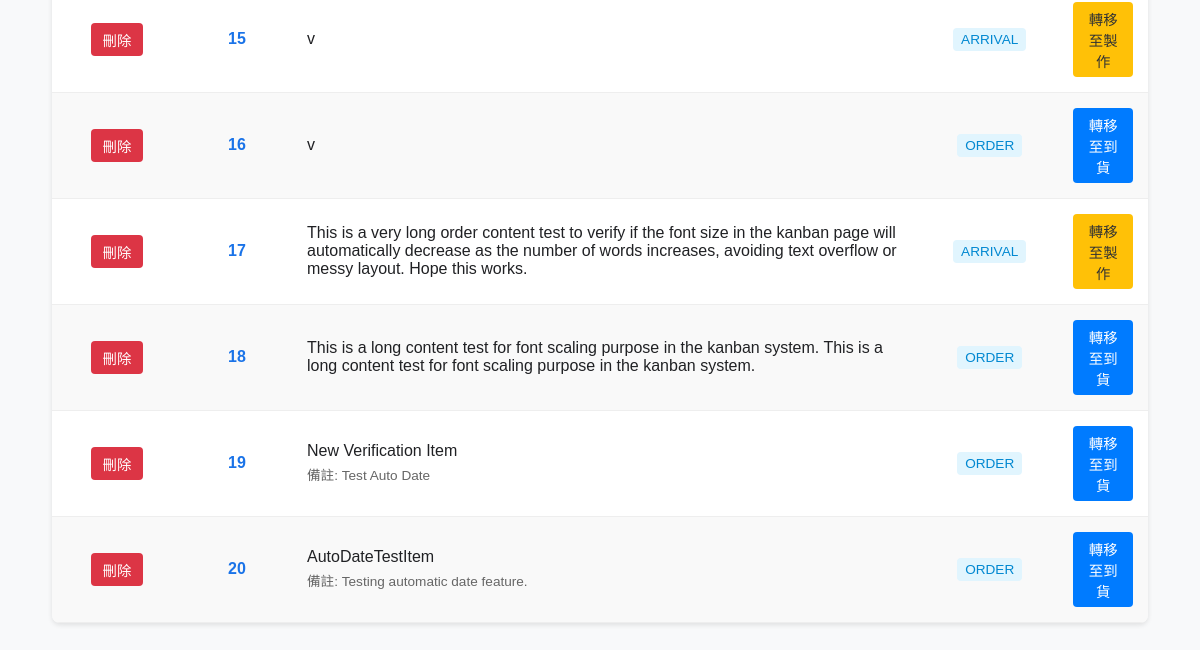
The app's page /manage (signed in, lower part), older data.
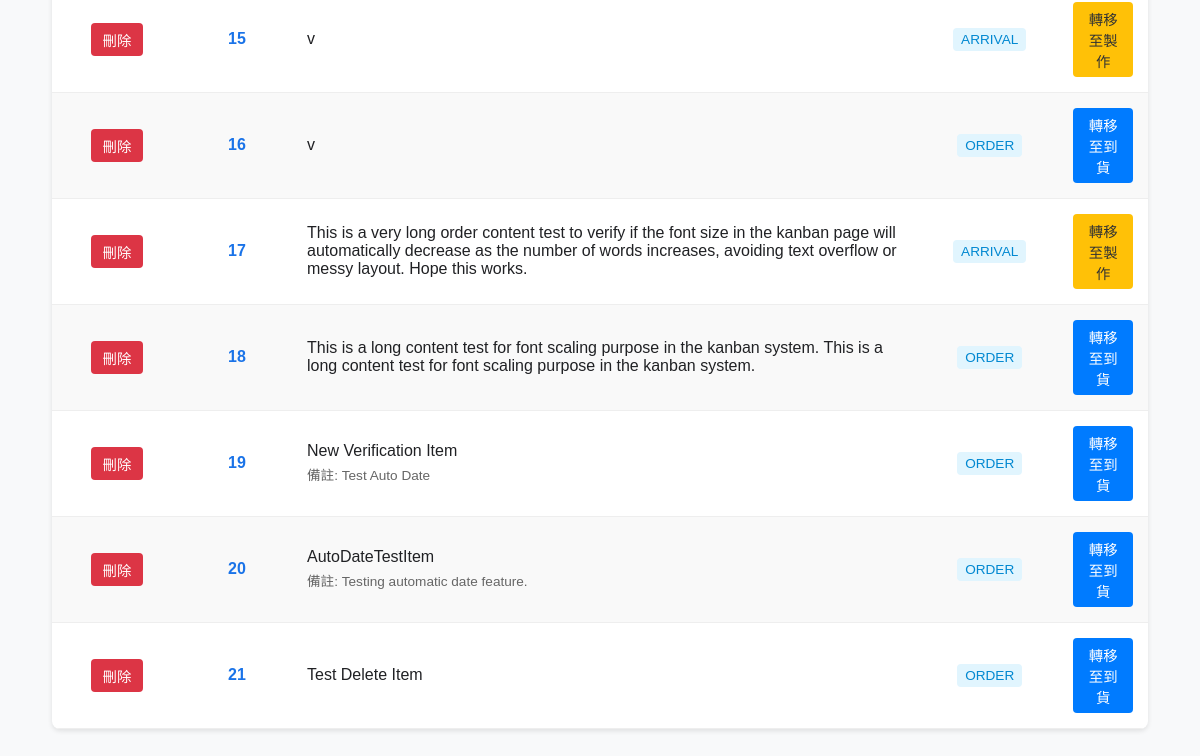
The same page, newer data.
### models.py (models this page shows)
class SignboardItem(db.Model):
    id = db.Column(db.Integer, primary_key=True)
    content = db.Column(db.Text, nullable=False)
    remark = db.Column(db.Text) # 備註 (選填)
    current_stage = db.Column(db.String(20), default='ORDER')
    order_date = db.Column(db.String(10))
    arrival_date = db.Column(db.String(10))
    production_date = db.Column(db.String(10))
    delivery_date = db.Column(db.String(10))
    updated_at = db.Column(db.DateTime, default=datetime.utcnow, onupdate=datetime.utcnow)

### main.py (the view)
@app.route('/manage')
def manage_page():
    if 'user_id' not in session:
        return redirect(url_for('index'))
    user = User.query.get(session['user_id'])
    items = SignboardItem.query.order_by(SignboardItem.id.asc()).all()
    return render_template('manage.html', items=items, perms=user.permissions)

### main.py (called while the page is built)
def get_config(key, default=None):
    config = SystemConfig.query.filter_by(key=key).first()
    return config.value if config else default

@app.context_processor
def inject_config():
    return {'site_title': get_config('site_title', '中國到貨看板系統')}

### templates/manage.html (shortened to what this page needs)
{% extends "layout.html" %}
{% block content %}
<div class="manage-wrapper">
    <table class="data-table">
        <tbody>
            {% for item in items %}
            <tr id="row-{{ item.id }}">
                <td style="text-align: center;">
                    <form action="/manage/delete/{{ item.id }}" method="POST" onsubmit="return confirm('確定要刪除此項目嗎？');">
                        <button type="submit" class="btn btn-delete">刪除</button>
                    </form>
                </td>
                <td style="font-weight: bold; color: #1a73e8; text-align: center;">{{ "%02d"|format(loop.index) }}</td>
                <td>
                    <div style="font-weight: 500;">{{ item.content }}</div>
                    {% if item.remark %}<span class="remark-text">備註: {{ item.remark }}</span>{% endif %}
                </td>
                <td style="text-align: center;">
                    <span style="background: #e1f5fe; color: #0288d1; padding: 4px 8px; border-radius: 4px; font-size: 0.85rem;">
                        {{ item.current_stage }}
                    </span>
                </td>
                <td style="text-align: center;">
                    {% if item.current_stage == 'ORDER' %}
                        <button onclick="transferItem('{{ item.id }}', 'ARRIVAL')" class="btn btn-action">轉移至到貨</button>
                    {% elif item.current_stage == 'ARRIVAL' %}
                        <button onclick="transferItem('{{ item.id }}', 'PRODUCTION')" class="btn btn-action" style="background:#ffc107; color:#333;">轉移至製作</button>
                    {% elif item.current_stage == 'PRODUCTION' %}
                        <button onclick="transferItem('{{ item.id }}', 'DELIVERY')" class="btn btn-action" style="background:#17a2b8;">轉移至出庫</button>
                    {% elif item.current_stage == 'DELIVERY' %}
                        <button onclick="transferItem('{{ item.id }}', 'CLEAR')" class="btn btn-action" style="background:#dc3545;">清除並記錄</button>
                    {% endif %}
                </td>
            </tr>
            {% endfor %}
        </tbody>
    </table>
</div>
{% endblock %}

Row changes from the older to the newer data that the page shows:
added SignboardItem: index "21", content "Test Delete Item", current_stage "ORDER"
